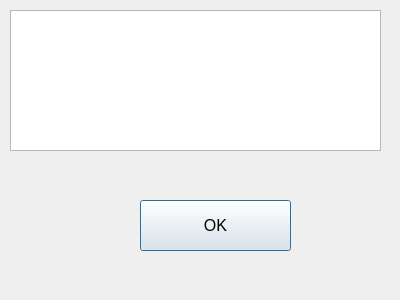
<?xml version="1.0" encoding="UTF-8"?>
<ui version="4.0">
 <class>MessageWindow</class>
 <widget class="QDialog" name="MessageWindow">
  <property name="geometry">
   <rect>
    <x>0</x>
    <y>0</y>
    <width>400</width>
    <height>300</height>
   </rect>
  </property>
  <property name="windowTitle">
   <string>Dialog</string>
  </property>
  <widget class="QTextBrowser" name="messageField">
   <property name="geometry">
    <rect>
     <x>10</x>
     <y>10</y>
     <width>371</width>
     <height>141</height>
    </rect>
   </property>
   <property name="font">
    <font>
     <pointsize>12</pointsize>
    </font>
   </property>
  </widget>
  <widget class="QPushButton" name="pbConfirm">
   <property name="geometry">
    <rect>
     <x>140</x>
     <y>200</y>
     <width>151</width>
     <height>51</height>
    </rect>
   </property>
   <property name="font">
    <font>
     <pointsize>12</pointsize>
    </font>
   </property>
   <property name="text">
    <string>OK</string>
   </property>
  </widget>
 </widget>
 <resources/>
 <connections/>
</ui>
